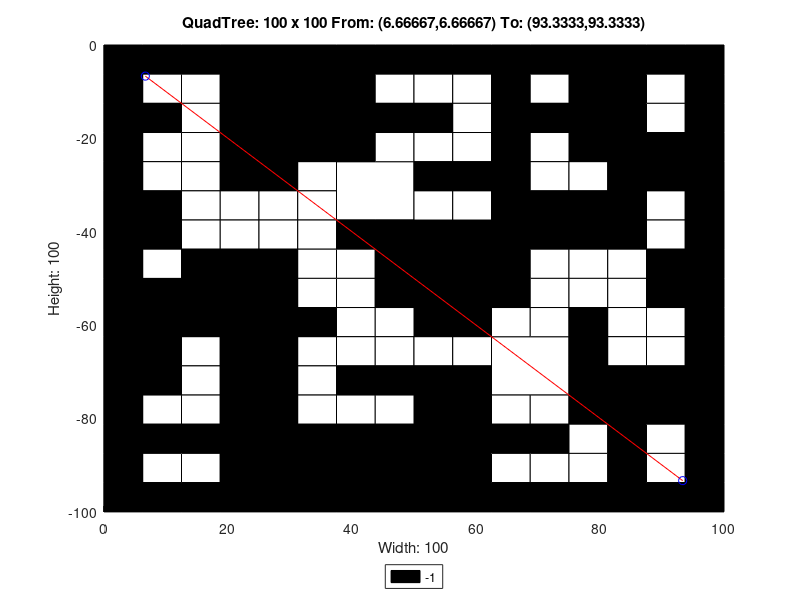

The MATLAB source for this figure:
axis([0 100 -100 0]);
title('QuadTree: 100 x 100 From: (6.66667,6.66667) To: (93.3333,93.3333)');
xlabel('Width: 100');
ylabel('Height: 100');
rectangle('Position',[25 -12.5 12.5 12.5], 'FaceColor',[0 0 0]);
rectangle('Position',[25 -25 12.5 12.5], 'FaceColor',[0 0 0]);
rectangle('Position',[37.5 -37.5 12.5 12.5], 'FaceColor',[1 1 1]);
rectangle('Position',[75 -12.5 12.5 12.5], 'FaceColor',[0 0 0]);
rectangle('Position',[75 -25 12.5 12.5], 'FaceColor',[0 0 0]);
rectangle('Position',[50 -50 12.5 12.5], 'FaceColor',[0 0 0]);
rectangle('Position',[0 -62.5 12.5 12.5], 'FaceColor',[0 0 0]);
rectangle('Position',[12.5 -62.5 12.5 12.5], 'FaceColor',[0 0 0]);
rectangle('Position',[0 -75 12.5 12.5], 'FaceColor',[0 0 0]);
rectangle('Position',[25 -100 12.5 12.5], 'FaceColor',[0 0 0]);
rectangle('Position',[37.5 -100 12.5 12.5], 'FaceColor',[0 0 0]);
rectangle('Position',[50 -62.5 12.5 12.5], 'FaceColor',[0 0 0]);
rectangle('Position',[62.5 -75 12.5 12.5], 'FaceColor',[1 1 1]);
rectangle('Position',[50 -87.5 12.5 12.5], 'FaceColor',[0 0 0]);
rectangle('Position',[50 -100 12.5 12.5], 'FaceColor',[0 0 0]);
rectangle('Position',[0 -6.25 6.25 6.25], 'FaceColor',[0 0 0]);
rectangle('Position',[6.25 -6.25 6.25 6.25], 'FaceColor',[0 0 0]);
rectangle('Position',[0 -12.5 6.25 6.25], 'FaceColor',[0 0 0]);
rectangle('Position',[6.25 -12.5 6.25 6.25], 'FaceColor',[1 1 1]);
rectangle('Position',[12.5 -6.25 6.25 6.25], 'FaceColor',[0 0 0]);
rectangle('Position',[18.75 -6.25 6.25 6.25], 'FaceColor',[0 0 0]);
rectangle('Position',[12.5 -12.5 6.25 6.25], 'FaceColor',[1 1 1]);
rectangle('Position',[18.75 -12.5 6.25 6.25], 'FaceColor',[0 0 0]);
rectangle('Position',[0 -18.75 6.25 6.25], 'FaceColor',[0 0 0]);
rectangle('Position',[6.25 -18.75 6.25 6.25], 'FaceColor',[0 0 0]);
rectangle('Position',[0 -25 6.25 6.25], 'FaceColor',[0 0 0]);
rectangle('Position',[6.25 -25 6.25 6.25], 'FaceColor',[1 1 1]);
rectangle('Position',[12.5 -18.75 6.25 6.25], 'FaceColor',[1 1 1]);
rectangle('Position',[18.75 -18.75 6.25 6.25], 'FaceColor',[0 0 0]);
rectangle('Position',[12.5 -25 6.25 6.25], 'FaceColor',[1 1 1]);
rectangle('Position',[18.75 -25 6.25 6.25], 'FaceColor',[0 0 0]);
rectangle('Position',[37.5 -6.25 6.25 6.25], 'FaceColor',[0 0 0]);
rectangle('Position',[43.75 -6.25 6.25 6.25], 'FaceColor',[0 0 0]);
rectangle('Position',[37.5 -12.5 6.25 6.25], 'FaceColor',[0 0 0]);
rectangle('Position',[43.75 -12.5 6.25 6.25], 'FaceColor',[1 1 1]);
rectangle('Position',[37.5 -18.75 6.25 6.25], 'FaceColor',[0 0 0]);
rectangle('Position',[43.75 -18.75 6.25 6.25], 'FaceColor',[0 0 0]);
rectangle('Position',[37.5 -25 6.25 6.25], 'FaceColor',[0 0 0]);
rectangle('Position',[43.75 -25 6.25 6.25], 'FaceColor',[1 1 1]);
rectangle('Position',[0 -31.25 6.25 6.25], 'FaceColor',[0 0 0]);
rectangle('Position',[6.25 -31.25 6.25 6.25], 'FaceColor',[1 1 1]);
rectangle('Position',[0 -37.5 6.25 6.25], 'FaceColor',[0 0 0]);
rectangle('Position',[6.25 -37.5 6.25 6.25], 'FaceColor',[0 0 0]);
rectangle('Position',[12.5 -31.25 6.25 6.25], 'FaceColor',[1 1 1]);
rectangle('Position',[18.75 -31.25 6.25 6.25], 'FaceColor',[0 0 0]);
rectangle('Position',[12.5 -37.5 6.25 6.25], 'FaceColor',[1 1 1]);
rectangle('Position',[18.75 -37.5 6.25 6.25], 'FaceColor',[1 1 1]);
rectangle('Position',[0 -43.75 6.25 6.25], 'FaceColor',[0 0 0]);
rectangle('Position',[6.25 -43.75 6.25 6.25], 'FaceColor',[0 0 0]);
rectangle('Position',[0 -50 6.25 6.25], 'FaceColor',[0 0 0]);
rectangle('Position',[6.25 -50 6.25 6.25], 'FaceColor',[1 1 1]);
rectangle('Position',[12.5 -43.75 6.25 6.25], 'FaceColor',[1 1 1]);
rectangle('Position',[18.75 -43.75 6.25 6.25], 'FaceColor',[1 1 1]);
rectangle('Position',[12.5 -50 6.25 6.25], 'FaceColor',[0 0 0]);
rectangle('Position',[18.75 -50 6.25 6.25], 'FaceColor',[0 0 0]);
rectangle('Position',[25 -31.25 6.25 6.25], 'FaceColor',[0 0 0]);
rectangle('Position',[31.25 -31.25 6.25 6.25], 'FaceColor',[1 1 1]);
rectangle('Position',[25 -37.5 6.25 6.25], 'FaceColor',[1 1 1]);
rectangle('Position',[31.25 -37.5 6.25 6.25], 'FaceColor',[1 1 1]);
rectangle('Position',[25 -43.75 6.25 6.25], 'FaceColor',[1 1 1]);
rectangle('Position',[31.25 -43.75 6.25 6.25], 'FaceColor',[1 1 1]);
rectangle('Position',[25 -50 6.25 6.25], 'FaceColor',[0 0 0]);
rectangle('Position',[31.25 -50 6.25 6.25], 'FaceColor',[1 1 1]);
rectangle('Position',[37.5 -43.75 6.25 6.25], 'FaceColor',[0 0 0]);
rectangle('Position',[43.75 -43.75 6.25 6.25], 'FaceColor',[0 0 0]);
rectangle('Position',[37.5 -50 6.25 6.25], 'FaceColor',[1 1 1]);
rectangle('Position',[43.75 -50 6.25 6.25], 'FaceColor',[0 0 0]);
rectangle('Position',[50 -6.25 6.25 6.25], 'FaceColor',[0 0 0]);
rectangle('Position',[56.25 -6.25 6.25 6.25], 'FaceColor',[0 0 0]);
rectangle('Position',[50 -12.5 6.25 6.25], 'FaceColor',[1 1 1]);
rectangle('Position',[56.25 -12.5 6.25 6.25], 'FaceColor',[1 1 1]);
rectangle('Position',[62.5 -6.25 6.25 6.25], 'FaceColor',[0 0 0]);
rectangle('Position',[68.75 -6.25 6.25 6.25], 'FaceColor',[0 0 0]);
rectangle('Position',[62.5 -12.5 6.25 6.25], 'FaceColor',[0 0 0]);
rectangle('Position',[68.75 -12.5 6.25 6.25], 'FaceColor',[1 1 1]);
rectangle('Position',[50 -18.75 6.25 6.25], 'FaceColor',[0 0 0]);
rectangle('Position',[56.25 -18.75 6.25 6.25], 'FaceColor',[1 1 1]);
rectangle('Position',[50 -25 6.25 6.25], 'FaceColor',[1 1 1]);
rectangle('Position',[56.25 -25 6.25 6.25], 'FaceColor',[1 1 1]);
rectangle('Position',[62.5 -18.75 6.25 6.25], 'FaceColor',[0 0 0]);
rectangle('Position',[68.75 -18.75 6.25 6.25], 'FaceColor',[0 0 0]);
rectangle('Position',[62.5 -25 6.25 6.25], 'FaceColor',[0 0 0]);
rectangle('Position',[68.75 -25 6.25 6.25], 'FaceColor',[1 1 1]);
rectangle('Position',[87.5 -6.25 6.25 6.25], 'FaceColor',[0 0 0]);
rectangle('Position',[93.75 -6.25 6.25 6.25], 'FaceColor',[0 0 0]);
rectangle('Position',[87.5 -12.5 6.25 6.25], 'FaceColor',[1 1 1]);
rectangle('Position',[93.75 -12.5 6.25 6.25], 'FaceColor',[0 0 0]);
rectangle('Position',[87.5 -18.75 6.25 6.25], 'FaceColor',[1 1 1]);
rectangle('Position',[93.75 -18.75 6.25 6.25], 'FaceColor',[0 0 0]);
rectangle('Position',[87.5 -25 6.25 6.25], 'FaceColor',[0 0 0]);
rectangle('Position',[93.75 -25 6.25 6.25], 'FaceColor',[0 0 0]);
rectangle('Position',[50 -31.25 6.25 6.25], 'FaceColor',[0 0 0]);
rectangle('Position',[56.25 -31.25 6.25 6.25], 'FaceColor',[0 0 0]);
rectangle('Position',[50 -37.5 6.25 6.25], 'FaceColor',[1 1 1]);
rectangle('Position',[56.25 -37.5 6.25 6.25], 'FaceColor',[1 1 1]);
rectangle('Position',[62.5 -31.25 6.25 6.25], 'FaceColor',[0 0 0]);
rectangle('Position',[68.75 -31.25 6.25 6.25], 'FaceColor',[1 1 1]);
rectangle('Position',[62.5 -37.5 6.25 6.25], 'FaceColor',[0 0 0]);
rectangle('Position',[68.75 -37.5 6.25 6.25], 'FaceColor',[0 0 0]);
rectangle('Position',[62.5 -43.75 6.25 6.25], 'FaceColor',[0 0 0]);
rectangle('Position',[68.75 -43.75 6.25 6.25], 'FaceColor',[0 0 0]);
rectangle('Position',[62.5 -50 6.25 6.25], 'FaceColor',[0 0 0]);
rectangle('Position',[68.75 -50 6.25 6.25], 'FaceColor',[1 1 1]);
rectangle('Position',[75 -31.25 6.25 6.25], 'FaceColor',[1 1 1]);
rectangle('Position',[81.25 -31.25 6.25 6.25], 'FaceColor',[0 0 0]);
rectangle('Position',[75 -37.5 6.25 6.25], 'FaceColor',[0 0 0]);
rectangle('Position',[81.25 -37.5 6.25 6.25], 'FaceColor',[0 0 0]);
rectangle('Position',[87.5 -31.25 6.25 6.25], 'FaceColor',[0 0 0]);
rectangle('Position',[93.75 -31.25 6.25 6.25], 'FaceColor',[0 0 0]);
rectangle('Position',[87.5 -37.5 6.25 6.25], 'FaceColor',[1 1 1]);
rectangle('Position',[93.75 -37.5 6.25 6.25], 'FaceColor',[0 0 0]);
rectangle('Position',[75 -43.75 6.25 6.25], 'FaceColor',[0 0 0]);
rectangle('Position',[81.25 -43.75 6.25 6.25], 'FaceColor',[0 0 0]);
rectangle('Position',[75 -50 6.25 6.25], 'FaceColor',[1 1 1]);
rectangle('Position',[81.25 -50 6.25 6.25], 'FaceColor',[1 1 1]);
rectangle('Position',[87.5 -43.75 6.25 6.25], 'FaceColor',[1 1 1]);
rectangle('Position',[93.75 -43.75 6.25 6.25], 'FaceColor',[0 0 0]);
rectangle('Position',[87.5 -50 6.25 6.25], 'FaceColor',[0 0 0]);
rectangle('Position',[93.75 -50 6.25 6.25], 'FaceColor',[0 0 0]);
rectangle('Position',[12.5 -68.75 6.25 6.25], 'FaceColor',[1 1 1]);
rectangle('Position',[18.75 -68.75 6.25 6.25], 'FaceColor',[0 0 0]);
rectangle('Position',[12.5 -75 6.25 6.25], 'FaceColor',[1 1 1]);
rectangle('Position',[18.75 -75 6.25 6.25], 'FaceColor',[0 0 0]);
rectangle('Position',[25 -56.25 6.25 6.25], 'FaceColor',[0 0 0]);
rectangle('Position',[31.25 -56.25 6.25 6.25], 'FaceColor',[1 1 1]);
rectangle('Position',[25 -62.5 6.25 6.25], 'FaceColor',[0 0 0]);
rectangle('Position',[31.25 -62.5 6.25 6.25], 'FaceColor',[0 0 0]);
rectangle('Position',[37.5 -56.25 6.25 6.25], 'FaceColor',[1 1 1]);
rectangle('Position',[43.75 -56.25 6.25 6.25], 'FaceColor',[0 0 0]);
rectangle('Position',[37.5 -62.5 6.25 6.25], 'FaceColor',[1 1 1]);
rectangle('Position',[43.75 -62.5 6.25 6.25], 'FaceColor',[1 1 1]);
rectangle('Position',[25 -68.75 6.25 6.25], 'FaceColor',[0 0 0]);
rectangle('Position',[31.25 -68.75 6.25 6.25], 'FaceColor',[1 1 1]);
rectangle('Position',[25 -75 6.25 6.25], 'FaceColor',[0 0 0]);
rectangle('Position',[31.25 -75 6.25 6.25], 'FaceColor',[1 1 1]);
rectangle('Position',[37.5 -68.75 6.25 6.25], 'FaceColor',[1 1 1]);
rectangle('Position',[43.75 -68.75 6.25 6.25], 'FaceColor',[1 1 1]);
rectangle('Position',[37.5 -75 6.25 6.25], 'FaceColor',[0 0 0]);
rectangle('Position',[43.75 -75 6.25 6.25], 'FaceColor',[0 0 0]);
rectangle('Position',[0 -81.25 6.25 6.25], 'FaceColor',[0 0 0]);
rectangle('Position',[6.25 -81.25 6.25 6.25], 'FaceColor',[1 1 1]);
rectangle('Position',[0 -87.5 6.25 6.25], 'FaceColor',[0 0 0]);
rectangle('Position',[6.25 -87.5 6.25 6.25], 'FaceColor',[0 0 0]);
rectangle('Position',[12.5 -81.25 6.25 6.25], 'FaceColor',[1 1 1]);
rectangle('Position',[18.75 -81.25 6.25 6.25], 'FaceColor',[0 0 0]);
rectangle('Position',[12.5 -87.5 6.25 6.25], 'FaceColor',[0 0 0]);
rectangle('Position',[18.75 -87.5 6.25 6.25], 'FaceColor',[0 0 0]);
rectangle('Position',[0 -93.75 6.25 6.25], 'FaceColor',[0 0 0]);
rectangle('Position',[6.25 -93.75 6.25 6.25], 'FaceColor',[1 1 1]);
rectangle('Position',[0 -100 6.25 6.25], 'FaceColor',[0 0 0]);
rectangle('Position',[6.25 -100 6.25 6.25], 'FaceColor',[0 0 0]);
rectangle('Position',[12.5 -93.75 6.25 6.25], 'FaceColor',[1 1 1]);
rectangle('Position',[18.75 -93.75 6.25 6.25], 'FaceColor',[0 0 0]);
rectangle('Position',[12.5 -100 6.25 6.25], 'FaceColor',[0 0 0]);
rectangle('Position',[18.75 -100 6.25 6.25], 'FaceColor',[0 0 0]);
rectangle('Position',[25 -81.25 6.25 6.25], 'FaceColor',[0 0 0]);
rectangle('Position',[31.25 -81.25 6.25 6.25], 'FaceColor',[1 1 1]);
rectangle('Position',[25 -87.5 6.25 6.25], 'FaceColor',[0 0 0]);
rectangle('Position',[31.25 -87.5 6.25 6.25], 'FaceColor',[0 0 0]);
rectangle('Position',[37.5 -81.25 6.25 6.25], 'FaceColor',[1 1 1]);
rectangle('Position',[43.75 -81.25 6.25 6.25], 'FaceColor',[1 1 1]);
rectangle('Position',[37.5 -87.5 6.25 6.25], 'FaceColor',[0 0 0]);
rectangle('Position',[43.75 -87.5 6.25 6.25], 'FaceColor',[0 0 0]);
rectangle('Position',[62.5 -56.25 6.25 6.25], 'FaceColor',[0 0 0]);
rectangle('Position',[68.75 -56.25 6.25 6.25], 'FaceColor',[1 1 1]);
rectangle('Position',[62.5 -62.5 6.25 6.25], 'FaceColor',[1 1 1]);
rectangle('Position',[68.75 -62.5 6.25 6.25], 'FaceColor',[1 1 1]);
rectangle('Position',[50 -68.75 6.25 6.25], 'FaceColor',[1 1 1]);
rectangle('Position',[56.25 -68.75 6.25 6.25], 'FaceColor',[1 1 1]);
rectangle('Position',[50 -75 6.25 6.25], 'FaceColor',[0 0 0]);
rectangle('Position',[56.25 -75 6.25 6.25], 'FaceColor',[0 0 0]);
rectangle('Position',[75 -56.25 6.25 6.25], 'FaceColor',[1 1 1]);
rectangle('Position',[81.25 -56.25 6.25 6.25], 'FaceColor',[1 1 1]);
rectangle('Position',[75 -62.5 6.25 6.25], 'FaceColor',[0 0 0]);
rectangle('Position',[81.25 -62.5 6.25 6.25], 'FaceColor',[1 1 1]);
rectangle('Position',[87.5 -56.25 6.25 6.25], 'FaceColor',[0 0 0]);
rectangle('Position',[93.75 -56.25 6.25 6.25], 'FaceColor',[0 0 0]);
rectangle('Position',[87.5 -62.5 6.25 6.25], 'FaceColor',[1 1 1]);
rectangle('Position',[93.75 -62.5 6.25 6.25], 'FaceColor',[0 0 0]);
rectangle('Position',[75 -68.75 6.25 6.25], 'FaceColor',[0 0 0]);
rectangle('Position',[81.25 -68.75 6.25 6.25], 'FaceColor',[1 1 1]);
rectangle('Position',[75 -75 6.25 6.25], 'FaceColor',[0 0 0]);
rectangle('Position',[81.25 -75 6.25 6.25], 'FaceColor',[0 0 0]);
rectangle('Position',[87.5 -68.75 6.25 6.25], 'FaceColor',[1 1 1]);
rectangle('Position',[93.75 -68.75 6.25 6.25], 'FaceColor',[0 0 0]);
rectangle('Position',[87.5 -75 6.25 6.25], 'FaceColor',[0 0 0]);
rectangle('Position',[93.75 -75 6.25 6.25], 'FaceColor',[0 0 0]);
rectangle('Position',[62.5 -81.25 6.25 6.25], 'FaceColor',[1 1 1]);
rectangle('Position',[68.75 -81.25 6.25 6.25], 'FaceColor',[1 1 1]);
rectangle('Position',[62.5 -87.5 6.25 6.25], 'FaceColor',[0 0 0]);
rectangle('Position',[68.75 -87.5 6.25 6.25], 'FaceColor',[0 0 0]);
rectangle('Position',[62.5 -93.75 6.25 6.25], 'FaceColor',[1 1 1]);
rectangle('Position',[68.75 -93.75 6.25 6.25], 'FaceColor',[1 1 1]);
rectangle('Position',[62.5 -100 6.25 6.25], 'FaceColor',[0 0 0]);
rectangle('Position',[68.75 -100 6.25 6.25], 'FaceColor',[0 0 0]);
rectangle('Position',[75 -81.25 6.25 6.25], 'FaceColor',[0 0 0]);
rectangle('Position',[81.25 -81.25 6.25 6.25], 'FaceColor',[0 0 0]);
rectangle('Position',[75 -87.5 6.25 6.25], 'FaceColor',[1 1 1]);
rectangle('Position',[81.25 -87.5 6.25 6.25], 'FaceColor',[0 0 0]);
rectangle('Position',[87.5 -81.25 6.25 6.25], 'FaceColor',[0 0 0]);
rectangle('Position',[93.75 -81.25 6.25 6.25], 'FaceColor',[0 0 0]);
rectangle('Position',[87.5 -87.5 6.25 6.25], 'FaceColor',[1 1 1]);
rectangle('Position',[93.75 -87.5 6.25 6.25], 'FaceColor',[0 0 0]);
rectangle('Position',[75 -93.75 6.25 6.25], 'FaceColor',[1 1 1]);
rectangle('Position',[81.25 -93.75 6.25 6.25], 'FaceColor',[0 0 0]);
rectangle('Position',[75 -100 6.25 6.25], 'FaceColor',[0 0 0]);
rectangle('Position',[81.25 -100 6.25 6.25], 'FaceColor',[0 0 0]);
rectangle('Position',[87.5 -93.75 6.25 6.25], 'FaceColor',[1 1 1]);
rectangle('Position',[93.75 -93.75 6.25 6.25], 'FaceColor',[0 0 0]);
rectangle('Position',[87.5 -100 6.25 6.25], 'FaceColor',[0 0 0]);
rectangle('Position',[93.75 -100 6.25 6.25], 'FaceColor',[0 0 0]);
X=[93.3333,6.66667];
Y=[-93.3333,-6.66667];
hold on;
plot(X,Y,'r');
plot(X,Y,'bo');
legend('-1','Location','southoutside');
